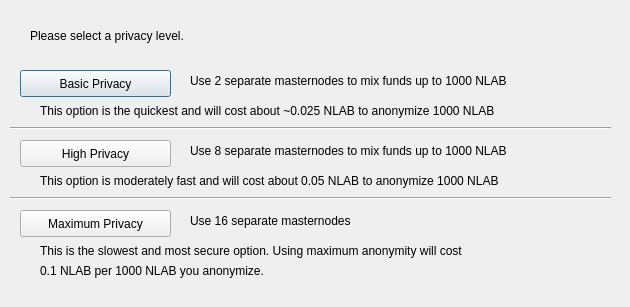
<?xml version="1.0" encoding="UTF-8"?>
<ui version="4.0">
 <class>DarksendConfig</class>
 <widget class="QDialog" name="DarksendConfig">
  <property name="geometry">
   <rect>
    <x>0</x>
    <y>0</y>
    <width>630</width>
    <height>307</height>
   </rect>
  </property>
  <property name="windowTitle">
   <string>Configure PrivateSend</string>
  </property>
  <widget class="QPushButton" name="buttonBasic">
   <property name="geometry">
    <rect>
     <x>20</x>
     <y>70</y>
     <width>151</width>
     <height>27</height>
    </rect>
   </property>
   <property name="text">
    <string>Basic Privacy</string>
   </property>
  </widget>
  <widget class="QPushButton" name="buttonHigh">
   <property name="geometry">
    <rect>
     <x>20</x>
     <y>140</y>
     <width>151</width>
     <height>27</height>
    </rect>
   </property>
   <property name="text">
    <string>High Privacy</string>
   </property>
  </widget>
  <widget class="QPushButton" name="buttonMax">
   <property name="geometry">
    <rect>
     <x>20</x>
     <y>210</y>
     <width>151</width>
     <height>27</height>
    </rect>
   </property>
   <property name="text">
    <string>Maximum Privacy</string>
   </property>
  </widget>
  <widget class="QLabel" name="label">
   <property name="geometry">
    <rect>
     <x>30</x>
     <y>20</y>
     <width>571</width>
     <height>31</height>
    </rect>
   </property>
   <property name="text">
    <string>Please select a privacy level.</string>
   </property>
  </widget>
  <widget class="QLabel" name="label_2">
   <property name="geometry">
    <rect>
     <x>190</x>
     <y>70</y>
     <width>421</width>
     <height>21</height>
    </rect>
   </property>
   <property name="text">
    <string>Use 2 separate masternodes to mix funds up to 1000 NLAB</string>
   </property>
  </widget>
  <widget class="QLabel" name="label_3">
   <property name="geometry">
    <rect>
     <x>190</x>
     <y>140</y>
     <width>411</width>
     <height>21</height>
    </rect>
   </property>
   <property name="text">
    <string>Use 8 separate masternodes to mix funds up to 1000 NLAB</string>
   </property>
  </widget>
  <widget class="QLabel" name="label_4">
   <property name="geometry">
    <rect>
     <x>190</x>
     <y>210</y>
     <width>421</width>
     <height>21</height>
    </rect>
   </property>
   <property name="text">
    <string>Use 16 separate masternodes</string>
   </property>
  </widget>
  <widget class="QLabel" name="label_6">
   <property name="geometry">
    <rect>
     <x>40</x>
     <y>100</y>
     <width>561</width>
     <height>21</height>
    </rect>
   </property>
   <property name="text">
    <string>This option is the quickest and will cost about ~0.025 NLAB to anonymize 1000 NLAB</string>
   </property>
  </widget>
  <widget class="QLabel" name="label_7">
   <property name="geometry">
    <rect>
     <x>40</x>
     <y>170</y>
     <width>561</width>
     <height>21</height>
    </rect>
   </property>
   <property name="text">
    <string>This option is moderately fast and will cost about 0.05 NLAB to anonymize 1000 NLAB</string>
   </property>
  </widget>
  <widget class="QLabel" name="label_8">
   <property name="geometry">
    <rect>
     <x>40</x>
     <y>240</y>
     <width>561</width>
     <height>21</height>
    </rect>
   </property>
   <property name="text">
    <string>This is the slowest and most secure option. Using maximum anonymity will cost</string>
   </property>
  </widget>
  <widget class="QLabel" name="label_9">
   <property name="geometry">
    <rect>
     <x>40</x>
     <y>260</y>
     <width>561</width>
     <height>21</height>
    </rect>
   </property>
   <property name="text">
    <string>0.1 NLAB per 1000 NLAB you anonymize.</string>
   </property>
  </widget>
  <widget class="Line" name="line">
   <property name="geometry">
    <rect>
     <x>10</x>
     <y>120</y>
     <width>601</width>
     <height>16</height>
    </rect>
   </property>
   <property name="orientation">
    <enum>Qt::Horizontal</enum>
   </property>
  </widget>
  <widget class="Line" name="line_2">
   <property name="geometry">
    <rect>
     <x>10</x>
     <y>190</y>
     <width>601</width>
     <height>16</height>
    </rect>
   </property>
   <property name="orientation">
    <enum>Qt::Horizontal</enum>
   </property>
  </widget>
 </widget>
 <resources/>
 <connections/>
</ui>
